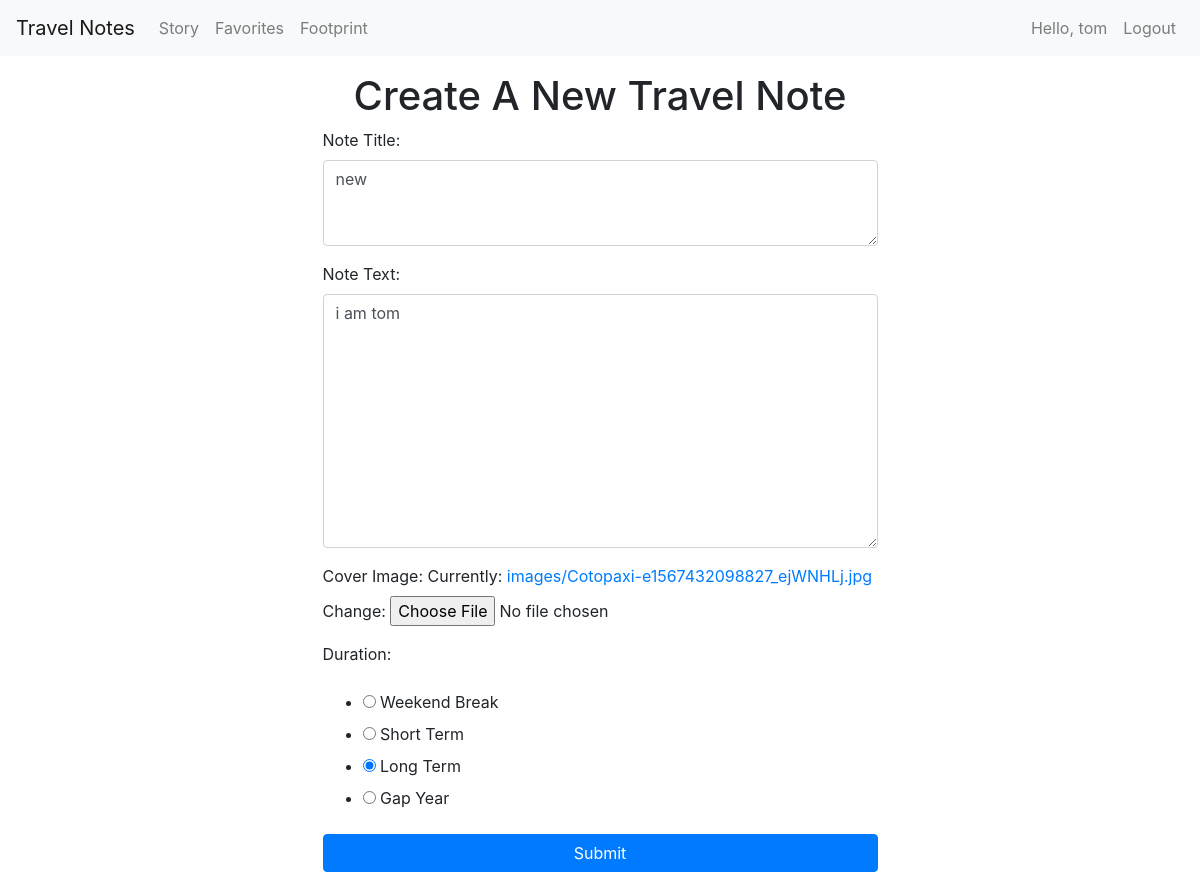
Before: /notes/edit/8/ (signed in) with the older database file.
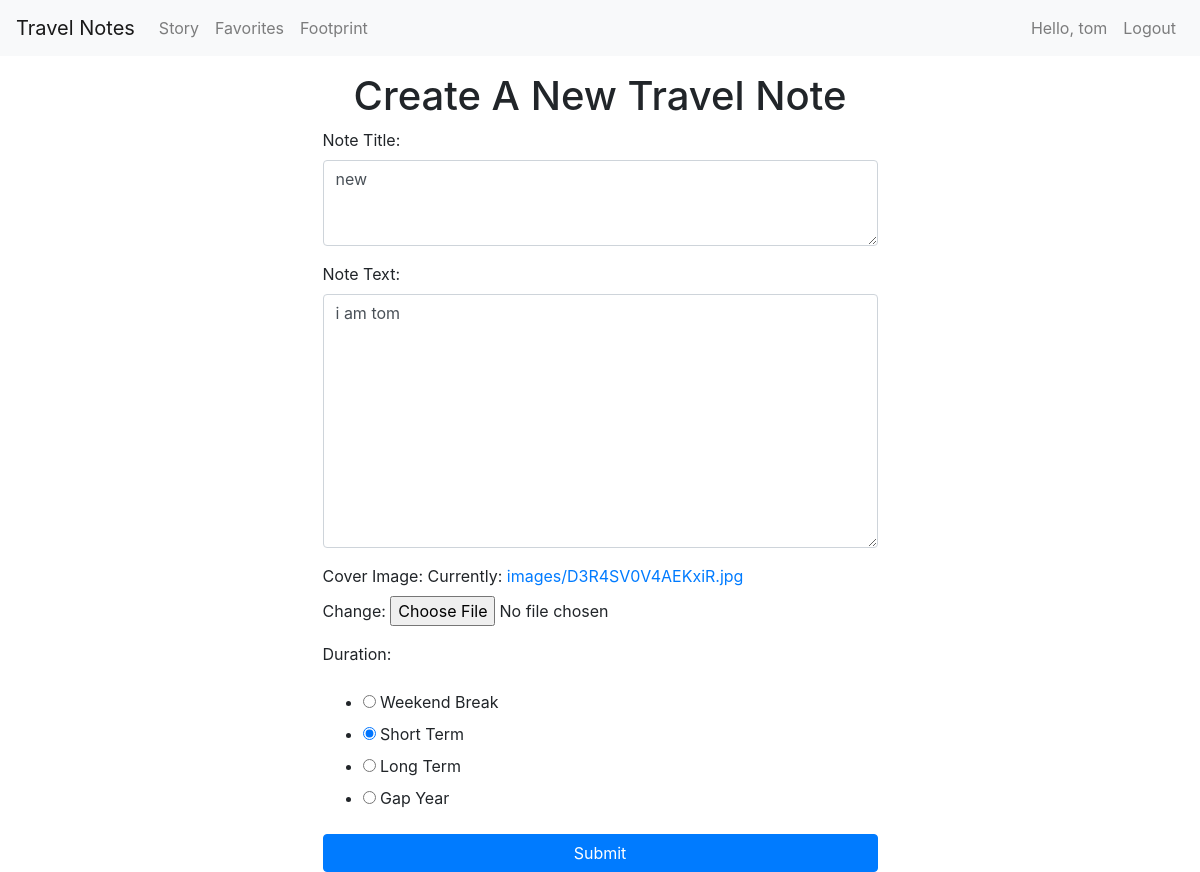
After: the same page with the newer database file.
### notes/models.py (models this page shows, shortened)
class Note(models.Model):
	author = models.ForeignKey(settings.AUTH_USER_MODEL, on_delete = models.CASCADE)
	title = models.CharField(max_length = 200)
	text = models.TextField()
	created_date = models.DateTimeField(default = timezone.now)
	cover = models.ImageField(upload_to = 'images/', default = '/images/default.jpeg')
	tag = models.CharField(max_length = 20, default='Weekend Break')

### notes/views.py (the view)
# urls.py: path('edit/<int:pk>/', views.post_edit, name='post_edit'),
def post_edit(request, pk):
    post = get_object_or_404(Note, pk=pk)
    if request.user == post.author:
        if request.method == "POST":
            form = PostForm(request.POST, request.FILES, instance=post)
            if form.is_valid():
                post = form.save(commit=False)
                post.author = request.user
                post.save()
                return redirect('post_detail', pk=post.pk)
        else:
            form = PostForm(instance=post)
    else:
        return redirect('post_detail', pk=post.pk)
    return render(request, 'note/post_edit.html', {'form': form})

### notes/forms.py
class PostForm(forms.ModelForm):
	title = forms.CharField(
		label = "Note Title",
		widget = forms.Textarea(
			attrs = {
			"placeholder": "Enter title",
			"class": "form-control",
			"rows": 3,
		}))
	text = forms.CharField(
		label = "Note Text",
		widget = forms.Textarea(
			attrs = {
			"placeholder": "Enter text",
			"class": "form-control",
			"rows": 10,
		}))
	cover = forms.ImageField(
		label = "Cover Image"
		)
	tagChoices = [
		('Weekend', 'Weekend Break'),
		('Short', 'Short Term'),
		('Long', 'Long Term'),
		('Gap', 'Gap Year'),
		]
	tag = forms.CharField(
		label = "Duration",
		widget = forms.RadioSelect(
			choices=tagChoices,
		))
	class Meta:
		model = Note
		fields = ['title', 'text', 'cover', 'tag']

### templates/note/post_edit.html (shortened to what this page needs)
{% extends 'base.html' %}
{% block content %}
<h1 class="Display-3 text-center">Create A New Travel Note</h1>
<div class="mx-auto" style="width: 50%">
	<form method="POST" class="post-form" enctype="multipart/form-data">
	    {{ form.as_p }}
	    <button type="submit" class="btn btn-primary btn-block">Submit</button>
	</form>
</div>
{% endblock %}

Changed rows visible on the page:
changed Note "new": tag "☐ Duration: ☐ Short Term ☑ Long Term ☐ Gap Year" → "☐ Duration: ☑ Short Term ☐ Long Term ☐ Gap Year"
Other visible differences:
text no longer shown: "Note Title: Note Text: Cover Image: Currently: images/Cotopaxi-e1567432098827_ejWNHLj.jpg Change: Duration: Weekend Break Short Term Long Term Gap Year"
text now shown: "Note Title: Note Text: Cover Image: Currently: images/D3R4SV0V4AEKxiR.jpg Change: Duration: Weekend Break Short Term Long Term Gap Year"
